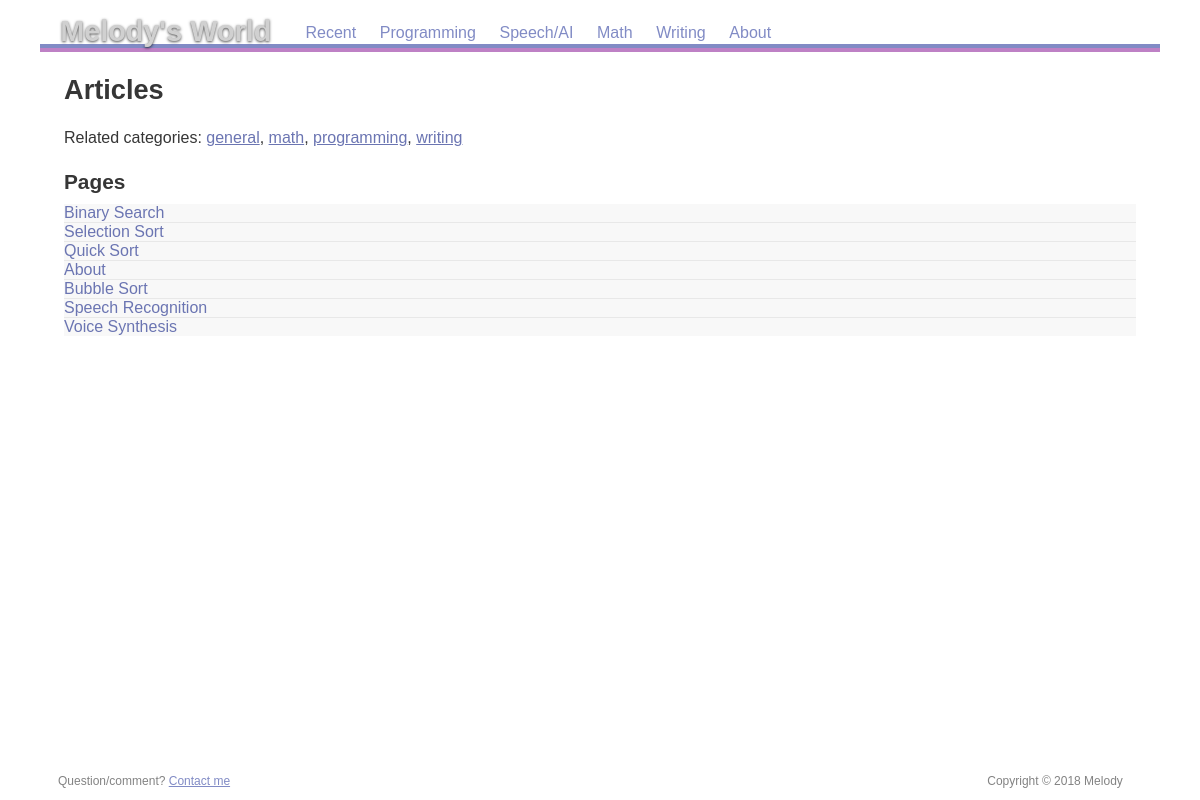
Page /posts on the earlier database version.
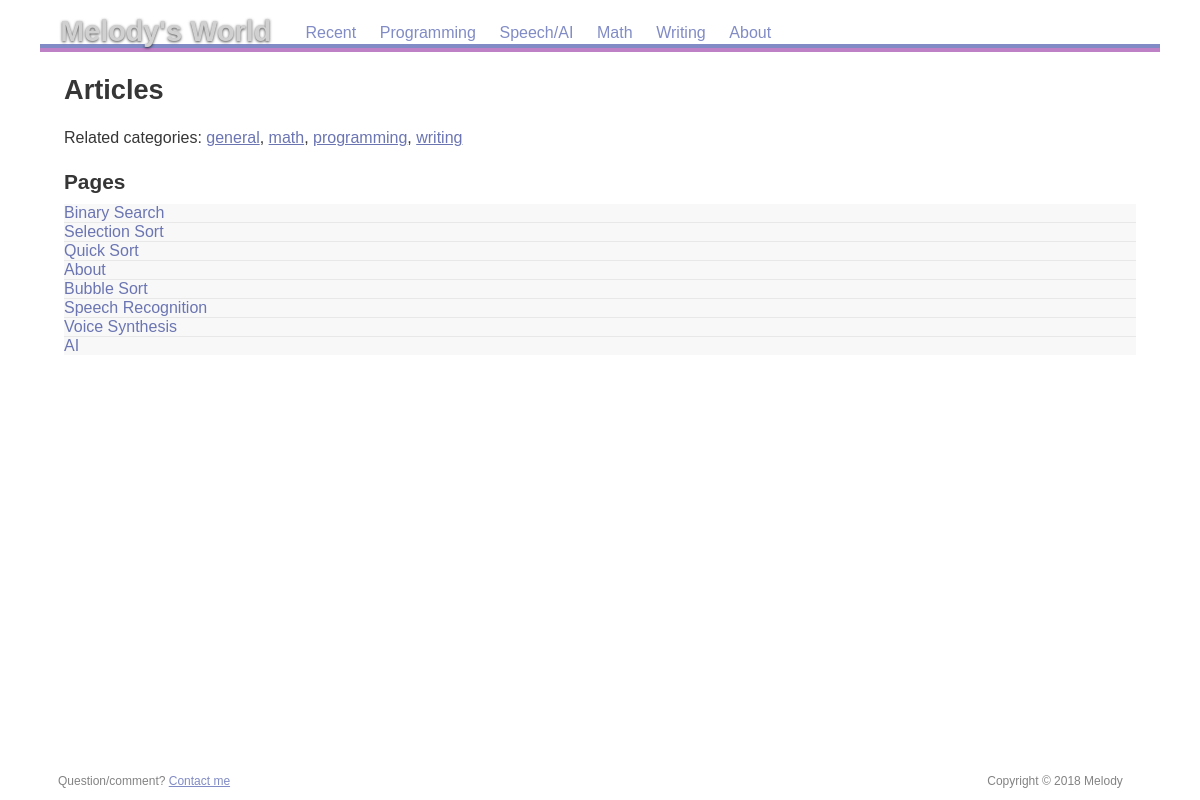
Same page on the later database version.
### app/models.py (models this page shows, shortened)
class Category(db.Model):
    __tablename__ = "categories"
    id = db.Column(db.Integer, primary_key=True)
    name = db.Column(db.String(255), nullable=False)
    slug = db.Column(db.String(255), nullable=False)
    created_on = db.Column(db.DateTime(), default=datetime.utcnow)
    posts = db.relationship('Post', backref='category')

class Post(db.Model):
    __tablename__ = "posts"
    id = db.Column(db.Integer, primary_key=True)
    title = db.Column(db.String, nullable=False)
    slug = db.Column(db.String(255), nullable=False)
    body  = db.Column(db.String,unique=True, nullable=False)
    created_on = db.Column(db.DateTime(), default=datetime.utcnow)
    updated_on = db.Column(db.DateTime(), default=datetime.utcnow, onupdate=datetime.utcnow)
    category_id = db.Column(db.Integer, db.ForeignKey('categories.id'))

### app/__init__.py (the view)
@app.route('/posts')
def posts():
    results = []
    posts_qry = db.session.query(Post)
    category_qry = db.session.query(Category)
    articles = posts_qry.all()
    categories = category_qry.all()
    if not articles:
        flash('No posts found!')
        return redirect('/')
    else:
        return render_template('posts.html', posts = articles, categories = categories)

### app/templates/posts.html
{% extends "base.html" %}
{% block content %}
<h1>Articles</h1>
<p>Related categories:
{% for category in categories %} <a href="/category/{{category.name}}">{{category.name}}</a>{{"," if not loop.last }} {% endfor %}
<br/>
<h2>Pages</h2>
<ul class="pagelinks">
      {% for post in posts %}
      <li><a href="/page/{{post.slug}}">{{post.title}}</a></li>
      {% endfor %}
</ul>
 {% endblock %}

Differences in the rows shown:
added Post: title "AI"
